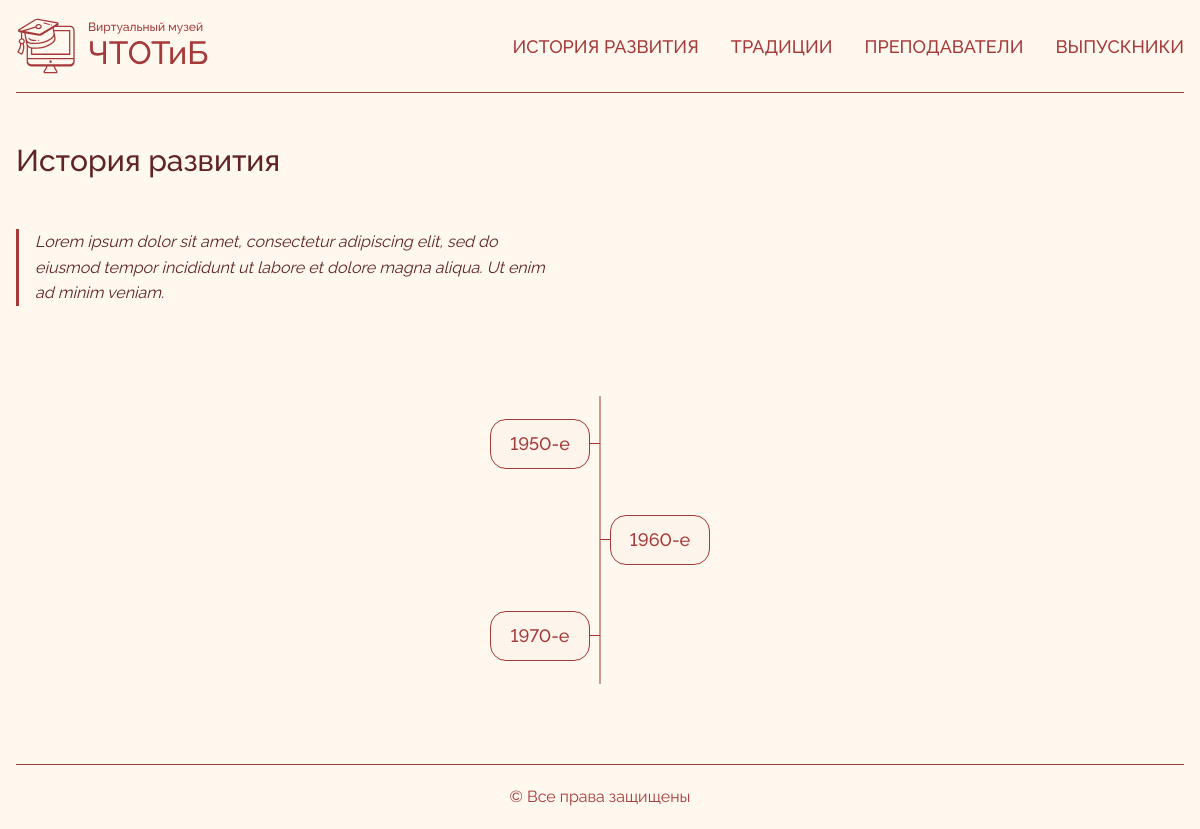
The app's page /history with its own data.
### app/models.py (models this page shows, shortened)
class Section(models.Model):
    name = models.CharField("Название раздела", max_length=20)
    description = CKEditor5Field("Описание раздела", max_length=255)
    slug = models.SlugField("Слаг", max_length=30, unique=True, blank=True)
    icon = models.FileField("Иконка", upload_to='icons/',
                             validators=[FileExtensionValidator(allowed_extensions=['svg'])])
    class Meta:
        verbose_name = "Раздел"
        verbose_name_plural = "Разделы"

class TimePeriod(models.Model):
    name = models.CharField("Период времени в десятилетиях", max_length=20)
    image = models.ImageField("Изображение", upload_to='time_period/images/')
    start_year = models.IntegerField("Начальный год")
    slug = models.SlugField("Слаг", max_length=120, unique=True, blank=True)
    class Meta:
        verbose_name = "Период"
        verbose_name_plural = "Периоды"

### app/views.py (the view)
# urls.py: path('<slug:slug>', SectionView.as_view(), name="section"),
class SectionView(TemplateView):
    template_name = 'pages/history.html'
    def get_context_data(self, **kwargs):
        context = super().get_context_data(**kwargs)
        context['section'] = Section.objects.get(slug=kwargs['slug'])
        context['time_periods'] = TimePeriod.objects.all().order_by("start_year")
        return context

### templates/pages/history.html (shortened to what this page needs)
{% extends 'base.html' %}
{% load static %}
{% block content %}
  <div class="flex flex-col gap-24 md:gap-20">
    {% include 'components/text_block.html' with title=section.name description=section.description %}
    <div class="relative">
      <div class="space-y-8 md:space-y-0">
        {% for item in time_periods %}
          <div class="relative flex items-center h-24">
            <div class="absolute left-1/2 w-2.5 h-px bg-(--accent) transform -translate-x-1/2
            {% if forloop.counter0|divisibleby:2 %}-translate-x-2.5{% else %}translate-x-0{% endif %}"></div>
            <a href="{% url "article_list" section.slug item.slug %}"
               class="absolute {% if forloop.counter0|divisibleby:2 %}right-1/2 mr-2.5{% else %}left-1/2 ml-2.5{% endif %}
                  outline-none group"
               tabindex="0">
              <div class="md:w-[100px] transition-all duration-300
              w-[calc((100vw-32px-21px)/2)] md:group-hover:w-[300px] md:group-focus-visible:w-[300px]">
                <div class="relative overflow-hidden rounded-2xl h-auto border border-(--accent) bg-(--beige)
                md:group-hover:border-(--accent) group-focus-visible:border-(--accent)">
                  <div class="p-2.5 rounded-2xl transition-all duration-300 relative z-10
                pt-[150px] sm:pt-[190px]
                md:pt-2.5 md:group-hover:pt-[190px] group-focus-visible:pt-[190px]">
                    <h3 class="font-medium text-(--accent) md:text-lg text-center">{{ item.name }}</h3>
                  </div>
                </div>
              </div>
            </a>
          </div>
        {% endfor %}
      </div>
    </div>
  </div>
{% endblock %}

### templates/components/text_block.html
<div class="flex flex-col gap-6 md:gap-10 md:max-w-[530px]">
  <h1 class="font-medium text-xl md:text-2xl lg:text-3xl text-(--text)">
    {{ title|default:"" }}
  </h1>
  {% if description %}
    <div class="ck-content">
      {{ description|safe }}
    </div>
  {% endif %}
</div>

### static/style.css (style rules this page uses)
:root { --accent: #A63A3A; --text: #602424; --beige: #FDF5EB; --bg: #FFF8EF }
* { font-family: "Raleway", serif; font-variant-numeric: lining-nums; }
.ck-content { line-height: 1.6; color: var(--text); }
.ck-content blockquote { border-left: 3px solid var(--accent); padding-left: 1em; margin: 10px 0; font-style: italic; color: var(--text); }

### records on screen
Section: name "История развития", description "Lorem ipsum dolor sit amet, consectetur adipiscing elit, sed do eiusmod tempor incididunt ut labore et dolore magna aliqua. Ut enim ad minim veniam."
TimePeriod: name "1950-е"
TimePeriod: name "1960-е"
TimePeriod: name "1970-е"
